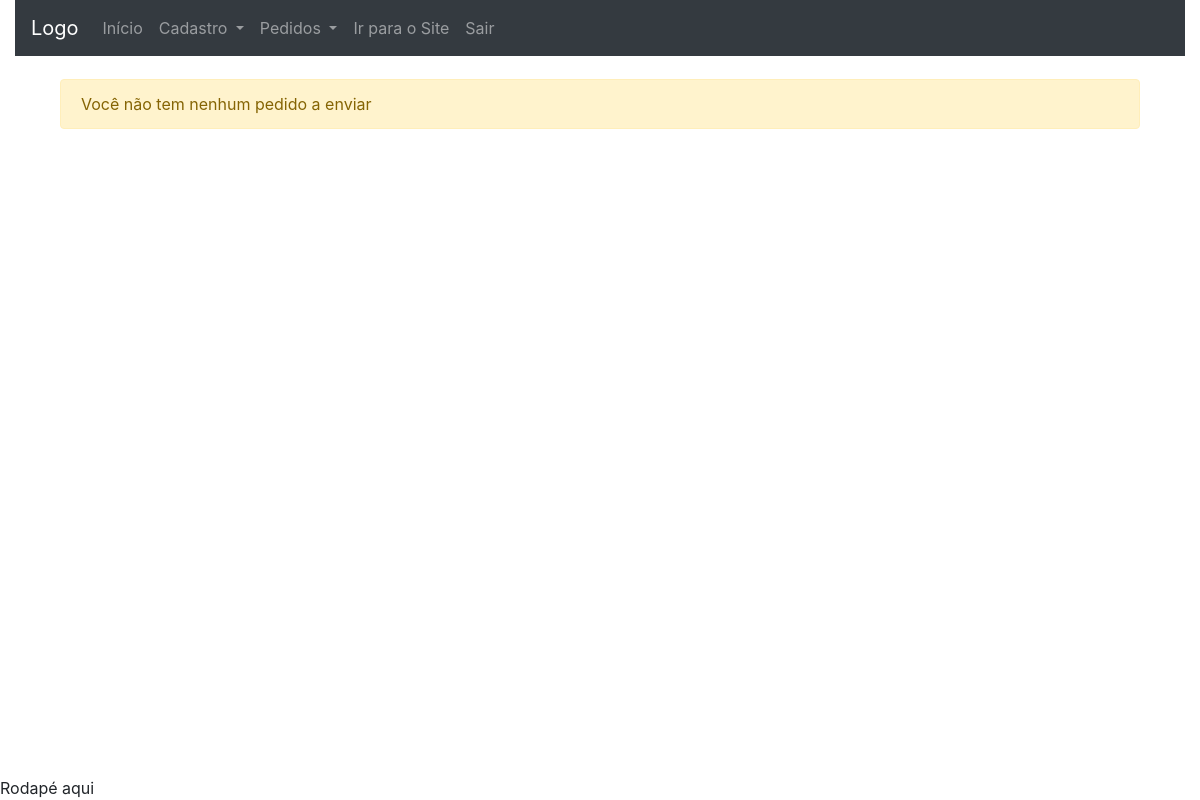
The page /area_do_cliente/ (signed in) on the database as committed earlier.
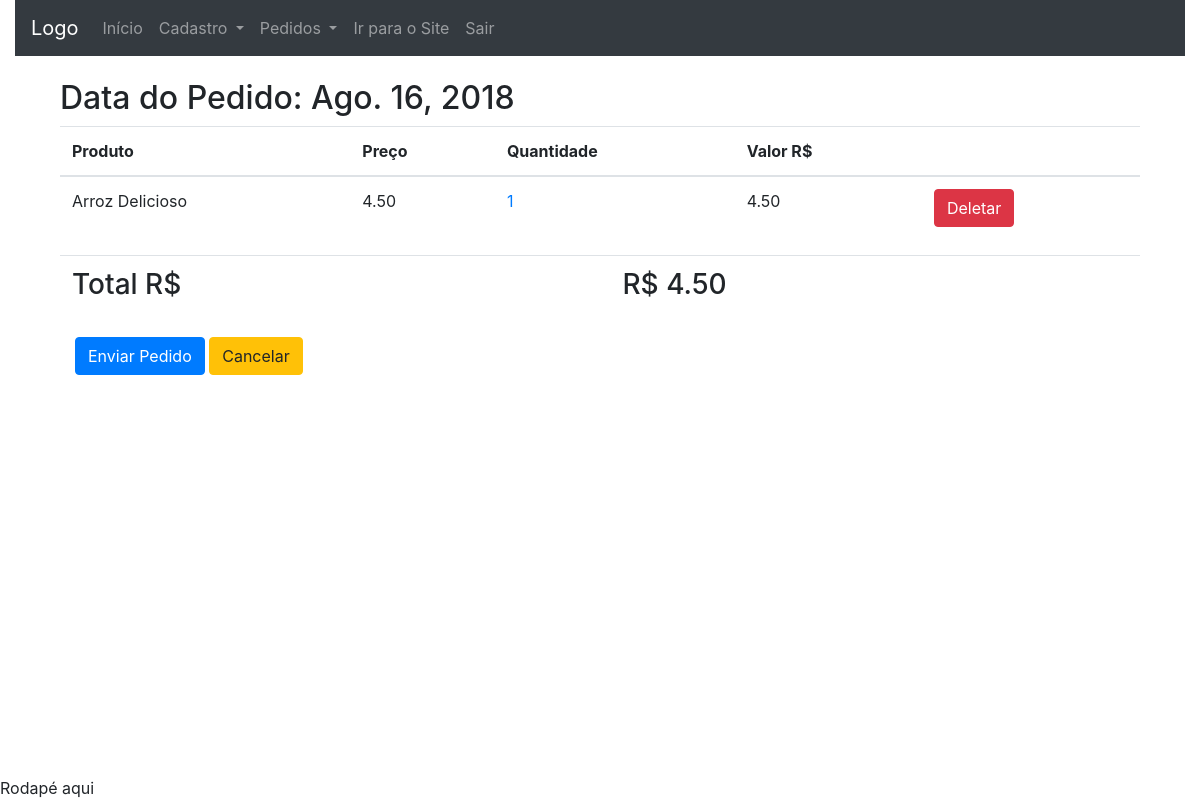
The same page on the database as committed later.
### checkout/models.py (models this page shows, shortened)
class Order(models.Model):
	date = models.DateField(default=date.today, editable=False)
	value = models.DecimalField('Valor R$', max_digits=10,
		decimal_places=2, default=0)
	user = models.ForeignKey(User, on_delete=models.CASCADE,
		null=True, blank=True)
	delivery_address_is_the_same = models.BooleanField(
		verbose_name='Entregar no endereço cadastrado',
		default=True,
		blank=True)
	logradouro = models.CharField('Rua/Avenida', max_length=100,
		null=True, blank=True, default='')
	numero = models.CharField('Número', max_length=100,
		null=True, blank=True, default='')
	cep = models.CharField('CEP', max_length=10, null=True,
		blank=True, default='')
	complemento = models.CharField('Complamento', max_length=100,
		null=True, blank=True, default='')
	bairro = models.CharField('Bairro', max_length=100, null=True,
		blank=True, default='')
	cidade = models.CharField('Cidade', max_length=100, null=True,
		blank=True, default='')
	estado = models.CharField('Estado', max_length=100, null=True,
		blank=True, default='')
	transaction_id = models.CharField('ID da transação', max_length=100,
		null=True, blank=True)
	status_order = models.CharField('Status do Pedido', max_length=10,
		choices=STATUS_ORDER, default='A')
	status_pg = models.CharField('Status PagSeguro', max_length=10,
		choices=STATUS_PAGSEGURO, null=True, blank=True)
	sended = models.BooleanField(
		verbose_name='Enviado',
		default=False,
		blank=True)
	forwarded = models.BooleanField(
		verbose_name='Encaminhado',
		default=False,
		blank=True)
	class Meta:
		verbose_name = 'Pedido'
		verbose_name_plural = 'Pedidos'
		ordering = ['date']
	objects = models.Manager() # The default manager.
	orderManager = OrderManager()
	@staticmethod
	def get_total(order_id):
		items = OrderItem.objects.filter(order__id=order_id)
		total = 0
		for item in items:
			total = total + item.value
		return total

class OrderItem(models.Model):
	quantity = models.PositiveSmallIntegerField(verbose_name='Quantidade',
		default=1, editable=False)
	value = models.DecimalField('Valor R$', max_digits=10,
		decimal_places=2, default=0)
	product = models.ForeignKey(Product, on_delete=models.CASCADE)
	order = models.ForeignKey(Order, on_delete=models.CASCADE)
	class Meta:
		verbose_name = 'Ítem de Pedido'
		verbose_name_plural = 'Ítens de Pedido'
		ordering = ['order']

### catalog/models.py (models this page shows)
class Product(models.Model):
	name = models.CharField('Nome', max_length=100)
	description = models.TextField('Nome', max_length=300)
	image = models.ImageField(upload_to="product_image",
		verbose_name="Imagem", null=True, blank=True)
	value = models.DecimalField('Valor', max_digits=6, decimal_places=2)
	brand = models.CharField("Marca", max_length=100,
		null=True, blank=True)
	category = models.ForeignKey(Category, on_delete=models.CASCADE,
		null=True, blank=True)
	def __str__(self):
		return self.name
	class Meta:
		verbose_name = "Produto"
		verbose_name_plural = "Produtos"
		ordering = ['name']

### dashboard_client/views.py (the view)
# urls.py: path('', views.index, name='index'),
@login_required
def index(request):
	order = Order.objects.filter(user__id=request.user.id).\
	filter(status_order='A').first()
	context = {}
	if order:
		order.value = Order.get_total(order.id)
		order.save()
		context['order'] = order
		context['orderItems'] = OrderItem.objects.filter(order__id=order.id)
		context['total'] = order.value
	else:
		messages.warning(request, 'Você não tem nenhum pedido ativo')
	return render(request, 'dashboard_client/index.html',
		context)

### dashboard_client/templates/dashboard_client/index.html (shortened to what this page needs)
{% extends 'dashboard_client/base.html' %}
{% block conteudo %}
<div class="container-fluid" style="margin-top: 2%">
	<div class="container-fluid">
		<div class="container">
		{% if order %}
			{% if order.sended == False %}
			<h2>Data do Pedido: {{order.date}}</h2>
			<table class="table table-hover">
				<thead>
			      <tr>
			        <th>Produto</th>
			        <th>Preço</th>
			        <th>Quantidade</th>
			        <th>Valor R$</th>
			        <th></th>
			      </tr>
			    </thead>
			  	<tbody>
			  		{% for orderItem in orderItems %}
			  		<tr>
			  			<td>{{orderItem.product}}</td>
			  			<td>{{orderItem.product.value}}</td>
			  			<td title="Alterar a Quantidade"
					        id='{{orderItem.id}}'>
				        	<a href="#"
				        	onclick="alterQuantity('{{orderItem.id}}');">
				        		{{orderItem.quantity}}
				        	</a>
					     </td>
					     <td>{{orderItem.value}}</td>
					     <td>
					     	<a href="{% url 'dashboard_client:delete_orderitem' orderItem.id %}"
					     	type="button" class="btn btn-danger">
					     		Deletar
					     	</a>
					     </td>
			  		</tr>
			  		{% endfor %}
			  	</tbody>
			</table>
			<table class="table">
				<td><h3>Total R$</h3></td>
				<td><h3>R$ {{total}}</h3></td>
			</table>
			<div class="container">
			  <a type="button" class="btn btn-primary"
			  href="{% url 'dashboard_client:send_order' order.id %}">
			  	Enviar Pedido
			  </a>
			  <a type="button" class="btn btn-warning"
			  href="{% url 'dashboard_client:cancel_order' order.id %}">
			  	Cancelar
			  </a>
			</div>
			{% else %}
			<div class="alert alert-warning">
			  Você não tem nenhum pedido a enviar
			</div>
			{% endif %}
		{% endif %}
		</div>
</div>
{% endblock %}

Rows that differ between the two databases and show on the page:
added Order: date "Ago. 16, 2018", value "4.50"
added OrderItem: product "Arroz Delicioso", product.value "4.50", quantity "1", value "4.50"
Other text that changed with them:
text no longer shown: "Você não tem nenhum pedido a enviar"
text now shown: "Data do Pedido: Produto Preço Quantidade Valor R$ Total R$ R$ Enviar Pedido Cancelar"
